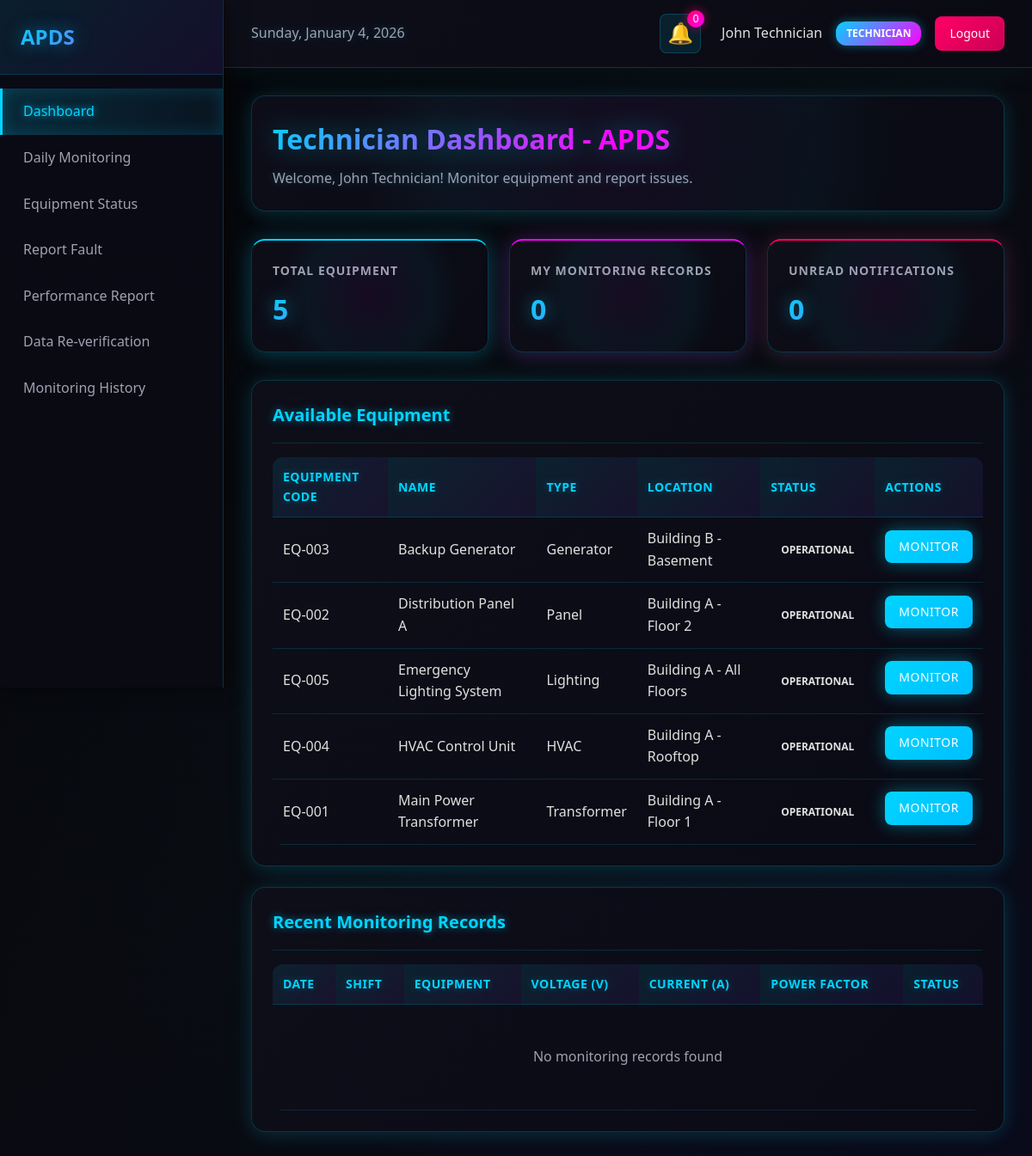
Page /dashboard/technician (signed in) on the committed database.
### tables this page shows
CREATE TABLE users (
                id INTEGER PRIMARY KEY AUTOINCREMENT,
                username TEXT UNIQUE NOT NULL,
                email TEXT UNIQUE NOT NULL,
                password_hash TEXT NOT NULL,
                role TEXT NOT NULL CHECK(role IN ('technician', 'engineer', 'dm', 'dgm', 'vendor')),
                full_name TEXT NOT NULL,
                department TEXT,
                created_at TIMESTAMP DEFAULT CURRENT_TIMESTAMP,
                is_active INTEGER DEFAULT 1
            );

CREATE TABLE equipment (
                id INTEGER PRIMARY KEY AUTOINCREMENT,
                equipment_code TEXT UNIQUE NOT NULL,
                equipment_name TEXT NOT NULL,
                equipment_type TEXT NOT NULL,
                location TEXT NOT NULL,
                status TEXT DEFAULT 'operational' CHECK(status IN ('operational', 'maintenance', 'faulty', 'decommissioned')),
                last_maintenance_date DATE,
                next_maintenance_date DATE,
                created_at TIMESTAMP DEFAULT CURRENT_TIMESTAMP
            );

### app/routes/dashboard_routes.py (the view)
@dashboard_bp.route('/dashboard/technician')
def technician_dashboard():
    auth_check = require_auth()
    if auth_check:
        return auth_check
    user = auth_controller.get_current_user()
    if user['role'] != 'technician':
        return redirect(auth_controller._get_role_dashboard(user['role']))
    notifications = notification_controller.get_user_notifications(unread_only=True)
    equipment = equipment_controller.get_all_equipment()
    return render_template('dashboards/technician.html',
                         user=user,
                         notifications=notifications.get('data', []),
                         equipment=equipment.get('data', []))

### app/controllers/auth_controller.py (called while the page is built)
    def get_current_user(self) -> dict:
        if 'user_id' not in session:
            return None
        user = self.auth_service.get_user_by_id(session['user_id'])
        if user:
            return user.to_dict()
        return None

    def is_authenticated(self) -> bool:
        return 'user_id' in session

### app/controllers/equipment_controller.py (called while the page is built)
    def get_all_equipment(self) -> dict:
        try:
            equipment_list = self.equipment_repository.find_all()
            return {
                'success': True,
                'data': [eq.to_dict() for eq in equipment_list]
            }
        except Exception as e:
            return {
                'success': False,
                'message': str(e)
            }

### app/controllers/notification_controller.py (called while the page is built)
    def get_user_notifications(self, unread_only: bool = False) -> dict:
        try:
            user_id = session.get('user_id')
            if not user_id:
                return {'success': False, 'message': 'Not authenticated'}
            notifications = self.notification_service.get_user_notifications(user_id, unread_only)
            return {
                'success': True,
                'data': [notif.to_dict() for notif in notifications]
            }
        except Exception as e:
            return {
                'success': False,
                'message': str(e)
            }

### app/models/equipment.py (called while the page is built)
    @classmethod
    def from_dict(cls, data: dict):
        return cls(
            id=data.get('id'),
            equipment_code=data.get('equipment_code', ''),
            equipment_name=data.get('equipment_name', ''),
            equipment_type=data.get('equipment_type', ''),
            location=data.get('location', ''),
            status=data.get('status', 'operational'),
            last_maintenance_date=datetime.fromisoformat(data['last_maintenance_date']).date() if data.get('last_maintenance_date') else None,
            next_maintenance_date=datetime.fromisoformat(data['next_maintenance_date']).date() if data.get('next_maintenance_date') else None,
            created_at=datetime.fromisoformat(data['created_at']) if data.get('created_at') else None
        )

### app/models/user.py (called while the page is built)
    def to_dict(self) -> dict:
        return {
            'id': self.id,
            'username': self.username,
            'email': self.email,
            'role': self.role,
            'full_name': self.full_name,
            'created_at': self.created_at.isoformat() if self.created_at else None,
            'is_active': self.is_active
        }

### app/templates/dashboards/technician.html (shortened to what this page needs)
{% extends "base.html" %}
{% block sidebar_menu %}
<a href="{{ url_for('dashboard.technician_dashboard') }}" class="active">Dashboard</a>
<a href="{{ url_for('forms.daily_monitoring') }}">Daily Monitoring</a>
<a href="{{ url_for('forms.equipment_status') }}">Equipment Status</a>
<a href="{{ url_for('forms.report_fault') }}">Report Fault</a>
<a href="{{ url_for('forms.performance_report') }}">Performance Report</a>
<a href="{{ url_for('forms.data_reverification') }}">Data Re-verification</a>
<a href="{{ url_for('views.monitoring_history') }}">Monitoring History</a>
{% endblock %}
{% block content %}
<div class="dashboard-header">
    <h1>Technician Dashboard - APDS</h1>
    <p>Welcome, {{ user.full_name }}! Monitor equipment and report issues.</p>
</div>
<div class="stats-grid">
    <div class="stat-card">
        <div class="stat-card-title">Total Equipment</div>
        <div class="stat-card-value" id="totalEquipment">{{ equipment|length }}</div>
    </div>
    <div class="stat-card">
        <div class="stat-card-title">My Monitoring Records</div>
        <div class="stat-card-value" id="myRecords">-</div>
    </div>
    <div class="stat-card">
        <div class="stat-card-title">Unread Notifications</div>
        <div class="stat-card-value" id="unreadCount">{{ notifications|length }}</div>
    </div>
</div>
<div class="card">
    <div class="card-header">
        <h2 class="card-title">Available Equipment</h2>
    </div>
    <div class="table-container">
        <table>
            <thead>
                <tr>
                    <th>Equipment Code</th>
                    <th>Name</th>
                    <th>Type</th>
                    <th>Location</th>
                    <th>Status</th>
                    <th>Actions</th>
                </tr>
            </thead>
            <tbody id="equipmentTable">
                {% for eq in equipment %}
                <tr>
                    <td>{{ eq.equipment_code }}</td>
                    <td>{{ eq.equipment_name }}</td>
                    <td>{{ eq.equipment_type }}</td>
                    <td>{{ eq.location }}</td>
                    <td>
                        <span class="status-badge status-{{ eq.status }}">
                            {{ eq.status }}
                        </span>
                    </td>
                    <td>
                        <a href="{{ url_for('forms.daily_monitoring', equipment_id=eq.id) }}" class="btn btn-primary" style="padding: 0.5rem 1rem; font-size: 0.875rem;">Monitor</a>
                    </td>
                </tr>
                {% endfor %}
            </tbody>
        </table>
    </div>
</div>
<div class="card">
    <div class="card-header">
        <h2 class="card-title">Recent Monitoring Records</h2>
    </div>
    <div class="table-container">
        <table id="monitoringTable">
            <thead>
                <tr>
                    <th>Date</th>
                    <th>Shift</th>
                    <th>Equipment</th>
                    <th>Voltage (V)</th>
                    <th>Current (A)</th>
                    <th>Power Factor</th>
                    <th>Status</th>
                </tr>
            </thead>
            <tbody>
            </tbody>
        </table>
    </div>
</div>
{% endblock %}

### app/templates/base.html (shortened to what this page needs)
<!DOCTYPE html>
<html lang="en">
<head>
    <link rel="stylesheet" href="{{ url_for('static', filename='css/main.css') }}">
</head>
<body>
    {% if user %}
    <div class="dashboard-container">
        <aside class="sidebar">
            <div class="sidebar-header">
                <h2>APDS</h2>
            </div>
            <nav class="sidebar-nav">
                {% block sidebar_menu %}{% endblock %}
            </nav>
        </aside>
        <div class="main-content">
            <header class="top-navbar">
                <div class="navbar-left">
                    <span class="current-date" id="currentDate"></span>
                </div>
                <div class="navbar-right">
                    <div class="notifications-dropdown">
                        <button class="notification-btn" id="notificationBtn">
                            🔔
                            <span class="notification-badge" id="notificationBadge">0</span>
                        </button>
                    </div>
                    <div class="user-profile">
                        <span class="user-name">{{ user.full_name }}</span>
                        <span class="user-role">{{ user.role|upper }}</span>
                        <a href="{{ url_for('auth.logout') }}" class="logout-btn">Logout</a>
                    </div>
                </div>
            </header>
            <main class="content-area">
                {% block content %}{% endblock %}
            </main>
        </div>
    </div>
    {% else %}
    <div class="auth-container">
        {% block auth_content %}{% endblock %}
    </div>
    {% endif %}
</body>
</html>

### rows in the picture
users: full_name "John Technician", role "TECHNICIAN"
equipment: equipment_code "EQ-003", equipment_name "Backup Generator", equipment_type "Generator", location "Building B - Basement", status "OPERATIONAL"
equipment: equipment_code "EQ-002", equipment_name "Distribution Panel A", equipment_type "Panel", location "Building A - Floor 2", status "OPERATIONAL"
equipment: equipment_code "EQ-005", equipment_name "Emergency Lighting System", equipment_type "Lighting", location "Building A - All Floors", status "OPERATIONAL"
equipment: equipment_code "EQ-004", equipment_name "HVAC Control Unit", equipment_type "HVAC", location "Building A - Rooftop", status "OPERATIONAL"
equipment: equipment_code "EQ-001", equipment_name "Main Power Transformer", equipment_type "Transformer", location "Building A - Floor 1", status "OPERATIONAL"

### other values in the picture
{{ equipment|length }} "5"
{{ notifications|length }} "0"
